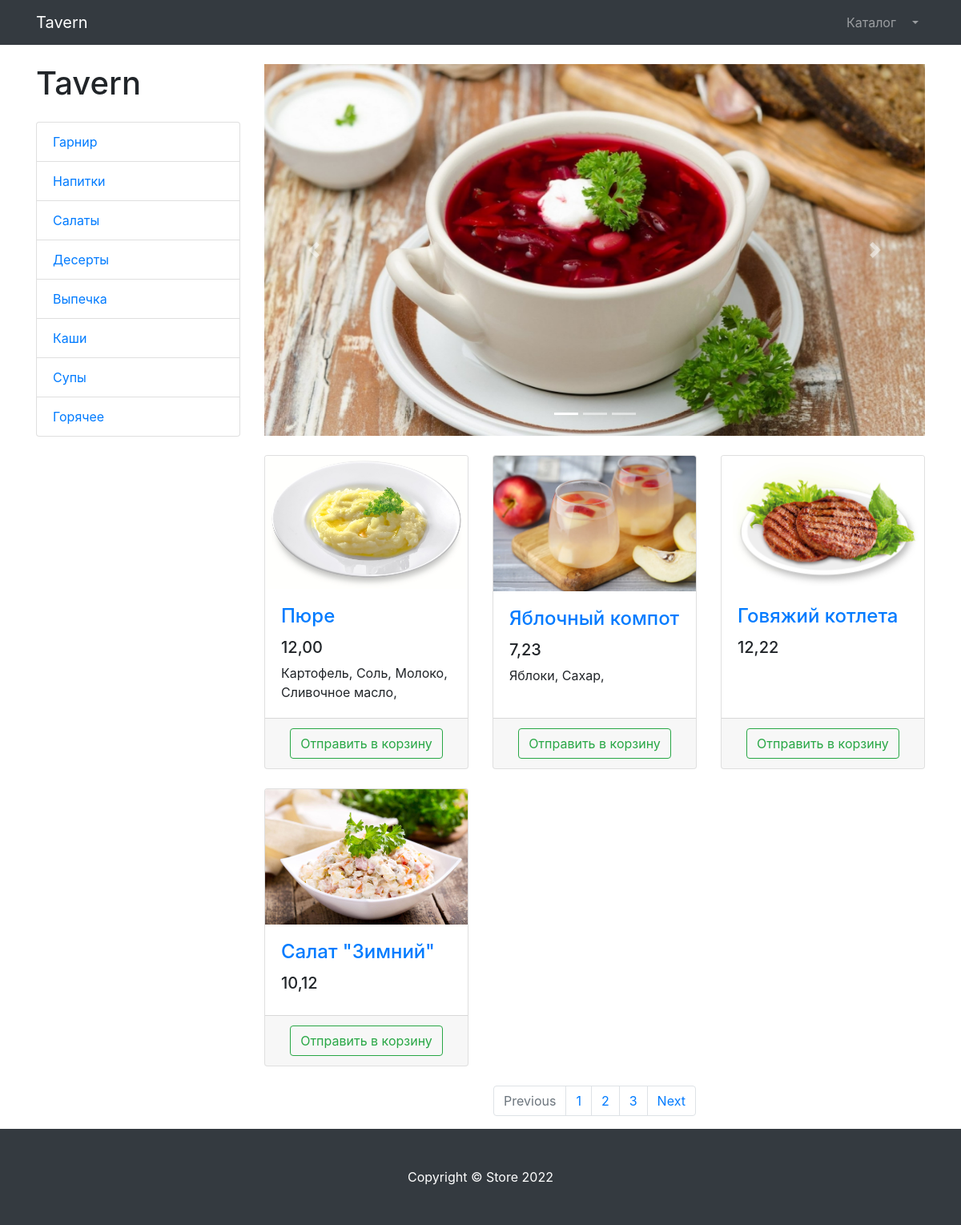
Page /dishes/ (signed in) on the committed database.
### dish/models.py (models this page shows, shortened)
class TypeDish(models.Model):
    name = models.CharField(max_length=128)

class Dish(models.Model):
    name = models.CharField(max_length=182, null=True)
    id_type_dish = models.ForeignKey('TypeDish', on_delete=models.PROTECT, null=True)
    image = models.ImageField(upload_to='dishes_images')
    price = models.DecimalField(max_digits=6, decimal_places=2)

class Structure(models.Model):
    id_dish = models.ForeignKey('Dish', on_delete=models.PROTECT, null=True)
    id_ingredient = models.ForeignKey(Ingredients, on_delete=models.PROTECT, null=True)

class Ingredients(models.Model):
    name = models.CharField(max_length=128)

### dish/views.py (the view)
# urls.py: path('dishes/', include('dish.urls', namespace='dishes')),
def dishes(request):
    context = {
        'title': 'Dishes',
        'dish': Dish.objects.all(),
        'type': TypeDish.objects.all(),
        'struct': Structure.objects.all(),
    }
    return render(request, 'dish/html/dishs.html', context=context)

### dish/templates/dish/html/dishs.html (shortened to what this page needs)
{% extends 'dish/html/base.html' %}
{% load static %}
{% block css %}
    <link href="{% static 'vendor/css/products.css' %}" rel="stylesheet">
{% endblock %}
{% block content %}
    <div class="container">
    <div class="row">
        <div class="col-lg-3">
            <h1 class="my-4">Tavern</h1>
            <div class="list-group">
                {% for types in type %}
                    <a href="#" class="list-group-item">{{ types.name }}</a>
                {% endfor %}
            </div>
        </div>
        <div class="col-lg-9">
            <div id="carouselExampleIndicators" class="carousel slide my-4" data-ride="carousel">
                <ol class="carousel-indicators">
                    <li data-target="#carouselExampleIndicators" data-slide-to="0" class="active"></li>
                    <li data-target="#carouselExampleIndicators" data-slide-to="1"></li>
                    <li data-target="#carouselExampleIndicators" data-slide-to="2"></li>
                </ol>
                <div class="carousel-inner" role="listbox">
                    <div class="carousel-item active">
                        <img class="d-block img-fluid" src="/static/vendor/img/slides/borsh.jpg" alt="First slide">
                    </div>
                </div>
                <a class="carousel-control-prev" href="#carouselExampleIndicators" role="button" data-slide="prev">
                    <span class="carousel-control-prev-icon" aria-hidden="true"></span>
                </a>
                <a class="carousel-control-next" href="#carouselExampleIndicators" role="button" data-slide="next">
                    <span class="carousel-control-next-icon" aria-hidden="true"></span>
                </a>
            </div>
            <div class="row">
                {% for product in dish %}
                    <div class="col-lg-4 col-md-6 mb-4">
                    <div class="card h-100">
                        <a href="#">
                            <img class="card-img-top"
                                 src="{{ product.image.url }}"
                                 alt="">
                        </a>
                        <div class="card-body">
                            <h4 class="card-title">
                                <a href="#">{{ product.name }}</a>
                            </h4>
                            <h5>{{ product.price }}</h5>
                            <p class="card-text">
                                {% for str in struct %}
                                    {% if str.id_dish.pk == product.pk %}
                                        {{ str.id_ingredient.name }}{% if struct.last %},{% endif %}
                                    {% endif %}
                                {% endfor %}
                            </p>
                        </div>
                        <div class="card-footer text-center">
                            <a class="btn btn-outline-success" href="{% url 'dish:basket_add' product.id %}">
                                Отправить в корзину
                            </a>
                        </div>
                    </div>
                </div>
                {% endfor %}
            </div>
            <nav aria-label="Page navigation example">
                <ul class="pagination justify-content-center">
                    <li class="page-item disabled">
                        <a class="page-link" href="#" tabindex="-1" aria-disabled="true">Previous</a>
                    </li>
                    <li class="page-item"><a class="page-link" href="#">1</a></li>
                    <li class="page-item"><a class="page-link" href="#">2</a></li>
                    <li class="page-item"><a class="page-link" href="#">3</a></li>
                    <li class="page-item">
                        <a class="page-link" href="#">Next</a>
                    </li>
                </ul>
            </nav>
        </div>
    </div>
</div>
{% endblock %}
{% block footer %}
    <footer class="py-5 bg-dark">
    <div class="container">
        <p class="m-0 text-center text-white">Copyright &copy; Store 2022</p>
    </div>
</footer>
{% endblock %}

### rows in the picture
TypeDish: name "Гарнир"
TypeDish: name "Напитки"
TypeDish: name "Салаты"
TypeDish: name "Десерты"
TypeDish: name "Выпечка"
TypeDish: name "Каши"
TypeDish: name "Супы"
TypeDish: name "Горячее"
Dish: image (picture), name "Пюре", price "12,00"
Structure: id_ingredient.name "Картофель"
Structure: id_ingredient.name "Соль"
Structure: id_ingredient.name "Молоко"
Structure: id_ingredient.name "Сливочное масло"
Dish: image (picture), name "Яблочный компот", price "7,23"
Structure: id_ingredient.name "Яблоки"
Structure: id_ingredient.name "Сахар"
Dish: image (picture), name "Говяжий котлета", price "12,22"
Dish: image (picture), name "Салат \"Зимний\"", price "10,12"
